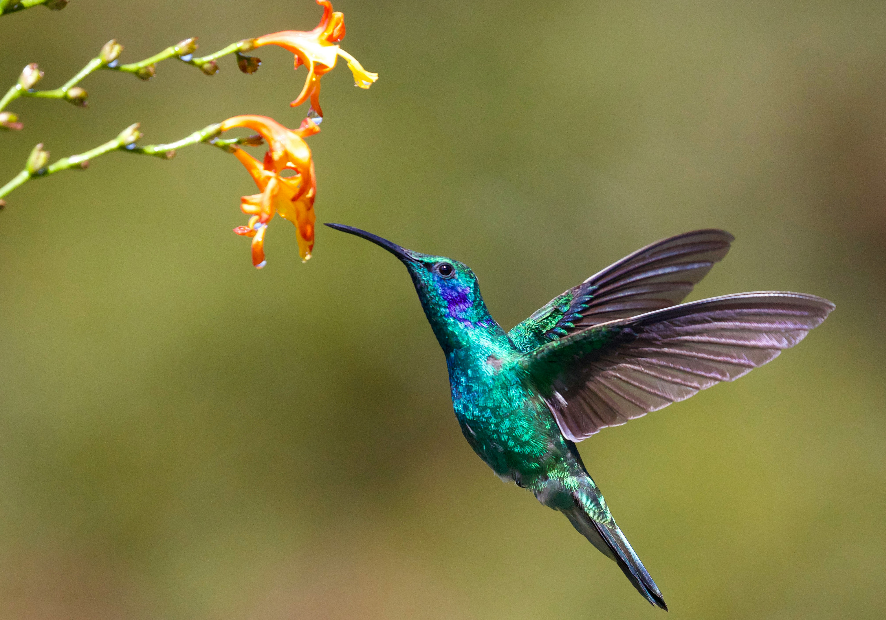
#> input picture colibri.png, 886 x 620 px
$ python maxContorno1.py
#> lines starting #> are read from the running program, lines starting #| are printed output that depends on the picture; after the words box and inside, x2 and y2 are one past the last pixel; in counts of white or black regions, pixels touching at a corner belong together
import cv2
import numpy as np
lista_areas = []
img = cv2.imread("colibri.png")
#> img is the input picture: shape (620, 886, 3); mean B, G, R 71, 123.6, 126.4
img = cv2.blur(img, (5,5))
paisaje = cv2.imread("paisaje.png")
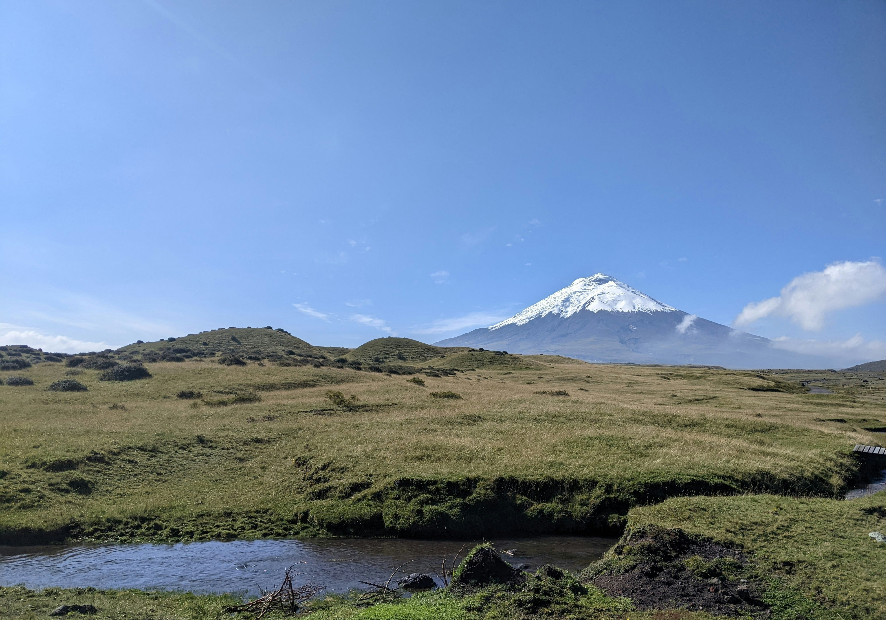
#> input picture paisaje.png, 886 x 620 px
#> paisaje is the input picture: shape (620, 886, 3); mean B, G, R 156.3, 132.1, 110.5
#Crear una imagen de color negro
alto, ancho, canales = img.shape
#> alto = 620; ancho = 886; canales = 3
img2 = np.zeros((alto, ancho), np.uint8)
#Aplicando Canny
canny = cv2.Canny(img, 10, 100)
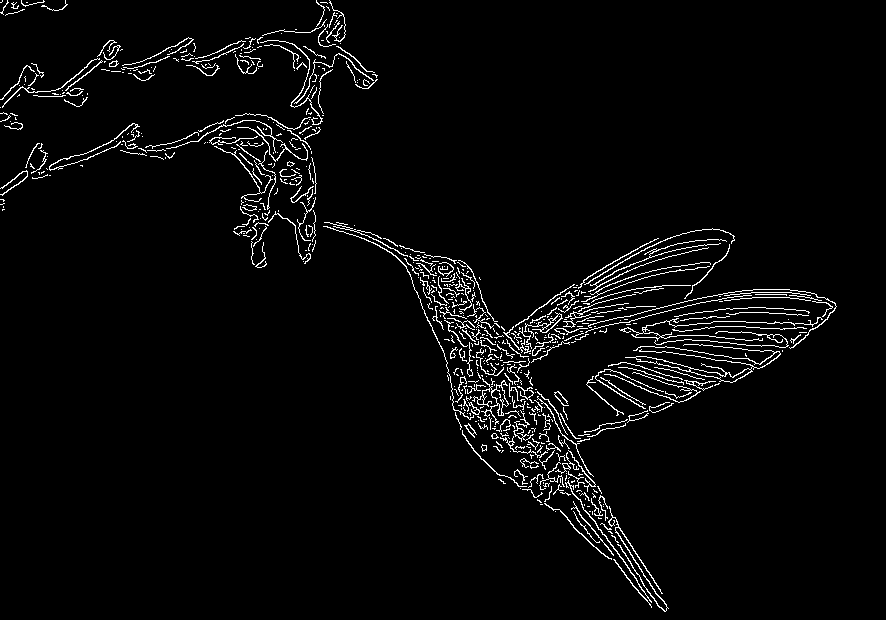
#> canny: shape (620, 886); 3.3% white in thin lines or dots
#Aplicar closing
kernel = np.ones((5,5))
closing = cv2.morphologyEx(canny, cv2.MORPH_CLOSE, kernel)
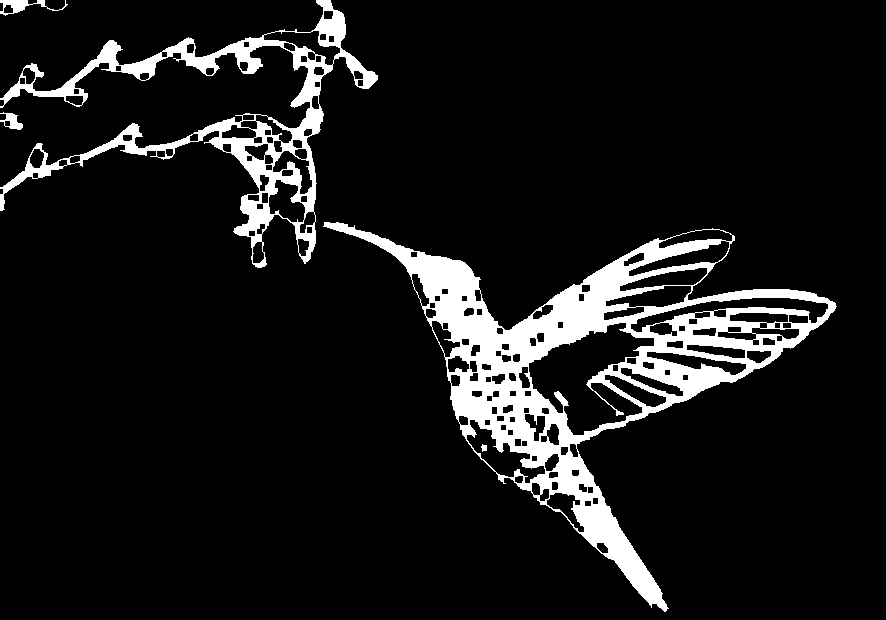
#> closing: shape (620, 886); 9.4% white; 5 white regions
#Encontrar contornos
contornos, _ = cv2.findContours(closing, cv2.RETR_EXTERNAL, cv2.CHAIN_APPROX_SIMPLE)
#> contornos = 4 contours; box (x1, y1, x2, y2) and area: (323, 222, 837, 612) 60714, (0, 0, 378, 268) 19727, (0, 0, 68, 16) 329, (0, 112, 23, 130) 194
#Dibujar los contornos
cv2.drawContours(img, contornos, -1, (0, 255, 0), 4)
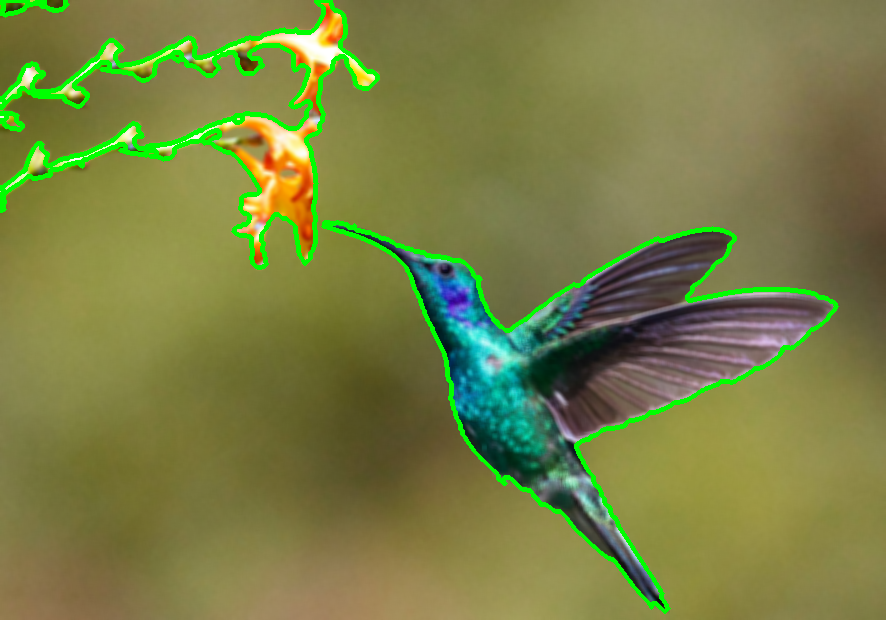
#> img: shape (620, 886, 3); mean B, G, R 68, 128, 120.8

for i in range(len(contornos)):
    area = cv2.contourArea(contornos[i])
    lista_areas.append(area)
#> this loop made 4 passes
#> area on passes 1 to 4: 60714.5, 194, 19727, 329
#> after the loop, lista_areas = [60714.5, 194, 19727, 329]

area_max = max(lista_areas)
#> area_max = 60714.5
contornoMax = lista_areas.index(area_max)
#> contornoMax = 0
cnt = contornos[contornoMax]
#> cnt = contour of 882 points, box (x1, y1, x2, y2) (323, 222, 837, 612), area 60714
#cv2.drawContours(img, contornos, contornoMax, (0, 255, 0), 3)
cv2.drawContours(img2, [cnt], 0, 255, cv2.FILLED)
#> img2: shape (620, 886); 11.2% white; 1 white region, box (x1, y1, x2, y2) and area: (323, 222, 837, 612) 61539

imgMascara1 = cv2.bitwise_and(img, img, mask = img2)
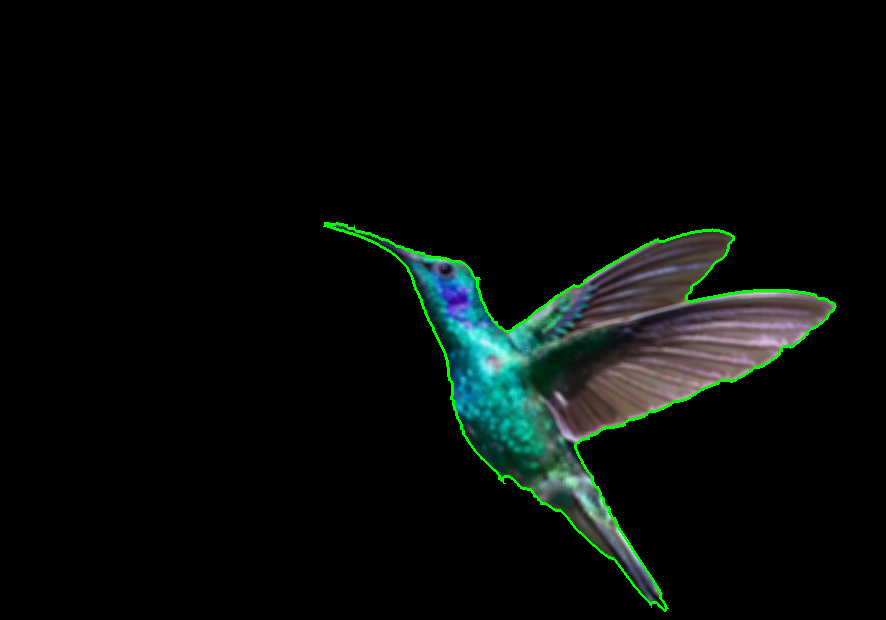
#> imgMascara1: shape (620, 886, 3); mean B, G, R 9.8, 11.8, 7.2
imgMascara2 = cv2.bitwise_and(paisaje, paisaje, mask =cv2.bitwise_not(img2))
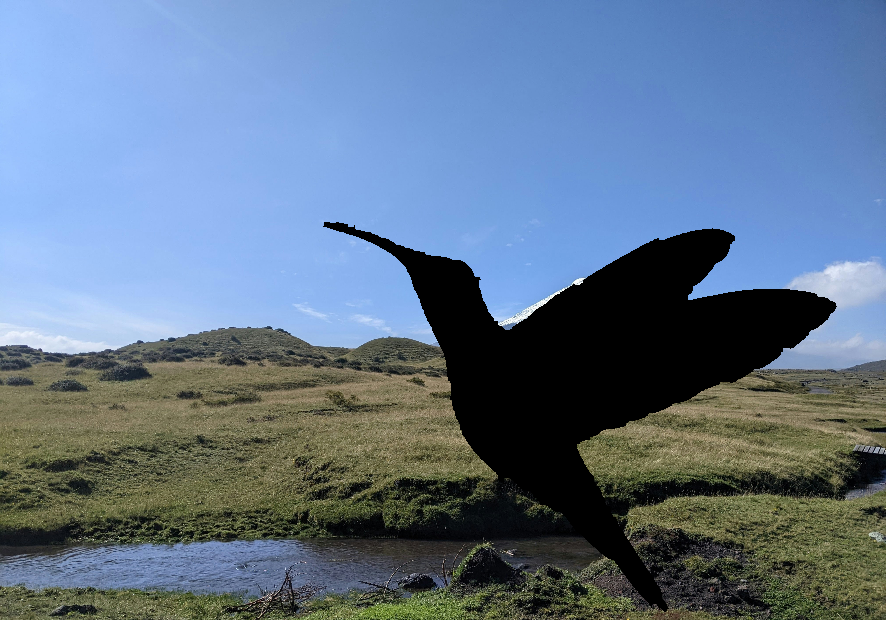
#> imgMascara2: shape (620, 886, 3); mean B, G, R 139.4, 116.7, 96.7
imgFinal = cv2.add(imgMascara1, imgMascara2)
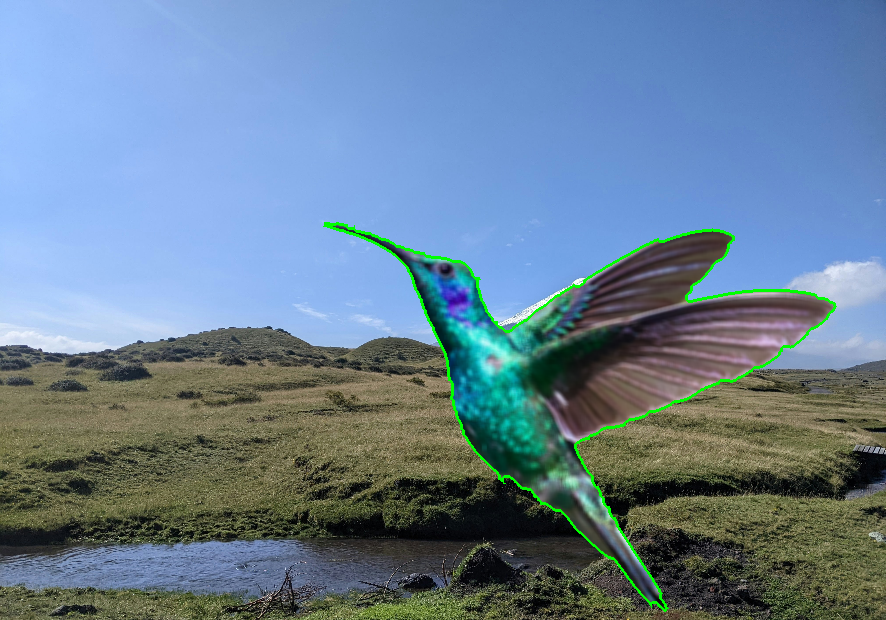
#> imgFinal: shape (620, 886, 3); mean B, G, R 149.3, 128.5, 103.9

cv2.imshow("Contorno grande", img)
cv2.imshow("Imagen color B/N", img2)
cv2.imshow("imgMascara1", imgMascara1)
cv2.imshow("imgMascara2", imgMascara2)
cv2.imshow("Imagen Final", imgFinal)


cv2.waitKey(0)
cv2.destroyAllWindows()
